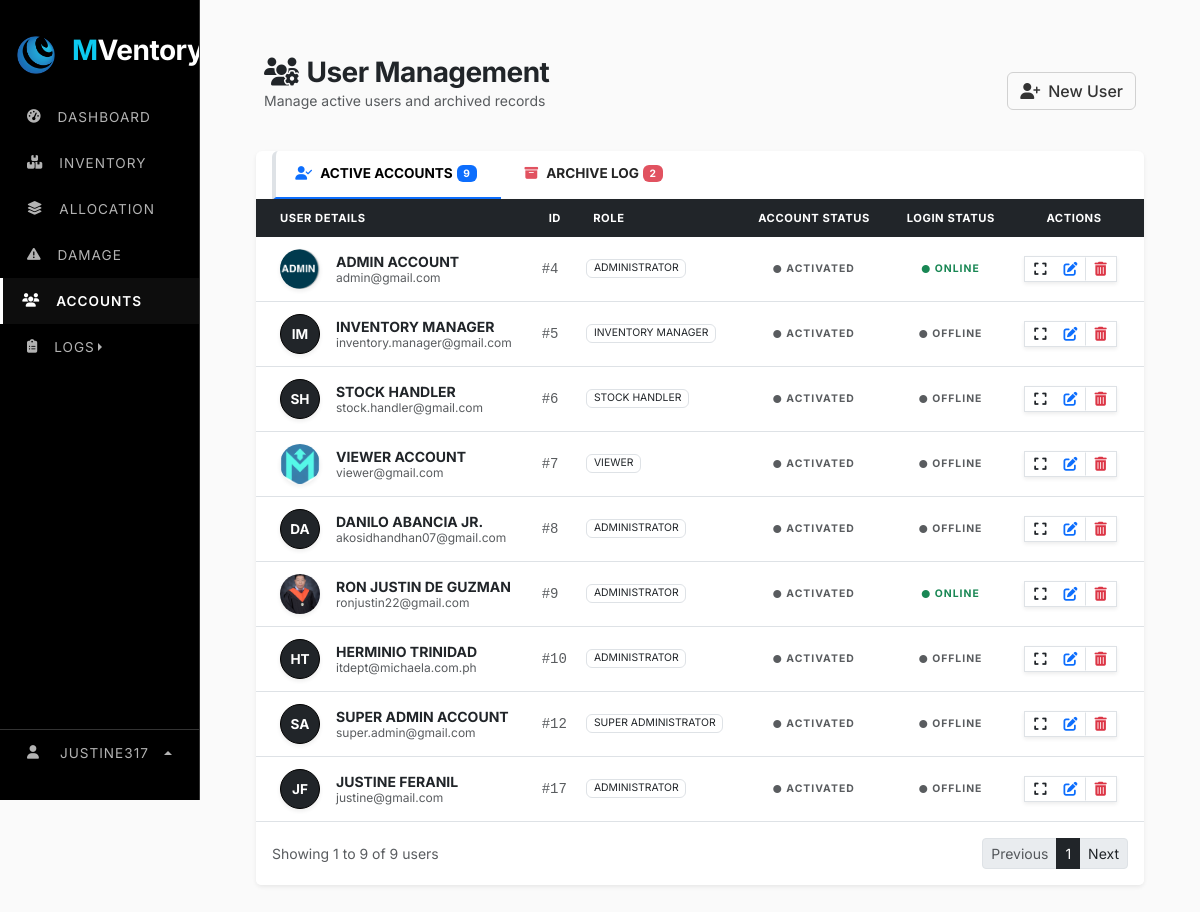
Page /web_content/accounts.php (signed in) on the committed database.
### tables this page shows
CREATE TABLE `system_settings` (
  `setting_key` varchar(100) NOT NULL,
  `setting_value` varchar(255) NOT NULL,
  `setting_type` enum('string','number','boolean','select') NOT NULL,
  `category` enum('general','inventory','notifications','security') NOT NULL,
  `description` varchar(255) DEFAULT NULL
);

CREATE TABLE `users` (
  `user_id` int(11) NOT NULL,
  `role_id` varchar(15) NOT NULL,
  `username` varchar(9999) NOT NULL,
  `first_name` varchar(100) NOT NULL,
  `last_name` varchar(100) NOT NULL,
  `phone` varchar(11) NOT NULL,
  `address` varchar(500) DEFAULT NULL,
  `role` varchar(30) NOT NULL,
  `status` varchar(20) NOT NULL DEFAULT 'active',
  `email` varchar(150) NOT NULL,
  `password` varchar(255) NOT NULL,
  `profile_image` varchar(999) NOT NULL,
  `is_active` tinyint(1) DEFAULT 1,
  `is_login` tinyint(1) NOT NULL,
  `last_login` datetime DEFAULT NULL,
  `created_at` timestamp NOT NULL DEFAULT current_timestamp(),
  `deleted_at` timestamp NULL DEFAULT NULL,
  `last_activity` datetime DEFAULT current_timestamp()
);

### web_content/accounts.php (the view, shortened to what the rows shown need)
<?php
include "../render/connection.php";
include "../src/cdn/cdn_links.php";
$limit = 10;
function get_offset($param, $limit) {
    $page = isset($_GET[$param]) && is_numeric($_GET[$param]) ? (int)$_GET[$param] : 1;
    return ($page < 1) ? 0 : ($page - 1) * $limit;
}
$offset = get_offset('page', $limit);
$user_result = $conn->query("SELECT * FROM USERS LIMIT $limit OFFSET $offset");
?>
<!doctype html>
<html lang="en">
    <head>
        <link rel="stylesheet" href="../src/style/main_style.css">
        <link rel="stylesheet" href="../src/style/accounts_style.css">
    </head>
    <body>
        <div class="row">
            <div class="col-lg-2">
                <?php include "../nav/sidebar_nav.php"; ?>
            </div>
            <div class="col">
                <div class="main-content">
                    <div class="container mt-4">
                        <div class="tab-content">
                            <div class="tab-pane fade show active" id="active-content">
                                <div class="card shadow-sm border-0 rounded-0 rounded-bottom">
                                    <div class="table-responsive">
                                        <table class="table table-hover align-middle mb-0">
                                            <thead class="table-dark">
                                                <tr>
                                                    <th class="ps-4 text-muted small">USER DETAILS</th>
                                                    <th class="text-muted small">ID</th>
                                                    <th class="text-muted small">ROLE</th>
                                                    <th class="text-muted small text-center">ACCOUNT STATUS</th>
                                                    <th class="text-muted small text-center">LOGIN STATUS</th>
                                                    <th class="text-center text-muted small pe-4">ACTIONS</th>
                                                </tr>
                                            </thead>
                                            <tbody>
                                                <?php while($row = $user_result->fetch_assoc()):
                                                    $initials = strtoupper(substr($row['first_name'],0,1).substr($row['last_name'],0,1));
                                                ?>
                                                <tr>
                                                    <td class="ps-4">
                                                        <div class="d-flex align-items-center py-1">
                                                            <?php if (!empty($row['profile_image']) && file_exists($row['profile_image'])): ?>
                                                                <img src="<?= $row['profile_image'] ?>" class="me-3 shadow-sm" style="width: 40px; height: 40px; object-fit: cover; border-radius: 5rem;">
                                                            <?php else: ?>
                                                                <div class="me-3 d-flex align-items-center justify-content-center bg-dark text-white fw-bold shadow-sm rounded-circle" style="width: 40px; height: 40px; font-size: 0.85rem; border: 1px solid #000;"><?= $initials ?></div>
                                                            <?php endif; ?>
                                                            <div>
                                                                <div class="fw-bold text-dark mb-0 small text-uppercase"><?= $row['first_name'].' '.$row['last_name'] ?></div>
                                                                <div class="text-muted" style="font-size: 0.75rem;"><?= $row['email'] ?></div>
                                                            </div>
                                                        </div>
                                                    </td>
                                                    <td><span class="text-muted font-monospace small">#<?= $row['user_id'] ?></span></td>
                                                    <td><span class="badge border text-dark fw-normal text-uppercase" style="font-size: 0.65rem;"><?= $row['role'] ?></span></td>
                                                    <td class="text-center">
                                                        <span class="fw-bold <?= ($row['status'] == 'ACTIVE') ? 'text-dark' : 'text-muted' ?>" style="font-size: 0.65rem; letter-spacing: 1px;">
                                                            <i class="fa-solid fa-circle me-1" style="font-size: 0.5rem;"></i><?= ($row['status'] == 'active') ? 'ACTIVATED' : 'DEACTIVATED' ?>
                                                        </span>
                                                    </td>
                                                    <td class="text-center">
                                                        <span class="fw-bold <?= ($row['is_login'] == 1) ? 'text-success status-pulse' : 'text-muted' ?>" style="font-size: 0.65rem; letter-spacing: 1px;">
                                                            <i class="fa-solid fa-circle me-1" style="font-size: 0.5rem;"></i><?= ($row['is_login'] == 1) ? 'ONLINE' : 'OFFLINE' ?>
                                                        </span>
                                                    </td>
                                                    <td class="text-center pe-4">
                                                        <div class="btn-group btn-group-sm border rounded-0 shadow-sm">
                                                            <button class="btn btn-link text-dark py-1"
                                                                    data-bs-toggle="modal"
                                                                    data-bs-target="#viewUserModal"
                                                                    data-id="<?= $row['user_id'] ?>"
                                                                    data-username="<?= $row['username'] ?>"
                                                                    data-fname="<?= $row['first_name'] ?>"
                                                                    data-lname="<?= $row['last_name'] ?>"
                                                                    data-email="<?= $row['email'] ?>"
                                                                    data-role="<?= $row['role'] ?>"
                                                                    data-status="<?= $row['status'] ?>"
                                                                    data-phone="<?= $row['phone'] ?>"
                                                                    data-address="<?= $row['address'] ?? 'No address provided' ?>"
                                                                    data-created="<?= date('M d, Y', strtotime($row['created_at'])) ?>"
                                                                    data-lastlogin="<?= $row['last_login'] ? date('M d, Y h:i A', strtotime($row['last_login'])) : 'Never' ?>"
                                                                    data-img="<?= $row['profile_image'] ?>"
                                                                    data-initials="<?= $initials ?>">
                                                                <i class="fa-solid fa-expand"></i>
                                                            </button>
                                                            <button type="button"
                                                                class="btn btn-sm btn-link "
                                                                data-bs-toggle="modal"
                                                                data-bs-target="#editUserModal"
                                                                data-id="<?= $row['user_id']; ?>"
                                                                data-username="<?= $row['username']; ?>"
                                                                data-status="<?= $row['status']; ?>">
                                                                <i class="fa-solid fa-pen-to-square"></i>
                                                            </button>
                                                            <button type="button"
                                                                class="btn btn-sm btn-link text-danger border-start"
                                                                data-bs-toggle="modal"
                                                                data-bs-target="#deleteUserModal"
                                                                data-id="<?= $row['user_id'] ?>"
                                                                data-username="<?= $row['username'] ?>"
                                                                data-fname="<?= $row['first_name'] ?>"
                                                                data-lname="<?= $row['last_name'] ?>"
                                                                data-email="<?= $row['email'] ?>"
                                                                data-role="<?= $row['role'] ?>"
                                                                data-status="<?= $row['status'] ?>"
                                                                data-phone="<?= $row['phone'] ?>"
                                                                data-address="<?= $row['address'] ?? 'No address provided' ?>"
                                                                data-created="<?= date('M d, Y', strtotime($row['created_at'])) ?>"
                                                                data-lastlogin="<?= $row['last_login'] ? date('M d, Y h:i A', strtotime($row['last_login'])) : 'Never' ?>"
                                                                data-img="<?= $row['profile_image'] ?>"
                                                                data-initials="<?= $initials ?>">
                                                                <i class="fa-solid fa-trash-can"></i>
                                                            </button>
                                                        </div>
                                                    </td>
                                                </tr>
                                                <?php endwhile; ?>
                                            </tbody>
                                        </table>
                                    </div>
                                </div>
                            </div>
                        </div>
                    </div>
                </div>
            </div>
        </div>
    </body>
</html>

### nav/sidebar_nav.php (shortened to what the rows shown need)
<?php
$app_name = "SELECT setting_value FROM system_settings WHERE setting_key = 'app_name'";
$result = $conn->query($app_name);
if ($result && $result->num_rows > 0) {
    $row = $result->fetch_assoc();
    $app_name_value = $row['setting_value'];
} else {
    $app_name_value = "MVentory";
}
$words = explode(" ", $app_name_value);
if (count($words) > 1) {
    $first_part = '<span class="text-info">' . htmlspecialchars($words[0]) . '</span>';
    array_shift($words);
    $second_part = htmlspecialchars(implode("", $words));
    $display_name = $first_part . $second_part;
} else {
    $display_name = htmlspecialchars($app_name_value);
}
$app_logo = "SELECT setting_value FROM system_settings WHERE setting_key = 'app_logo'";
$result_logo = $conn->query($app_logo);
if ($result_logo && $result_logo->num_rows > 0) {
    $row_logo = $result_logo->fetch_assoc();
    $app_logo_value = $row_logo['setting_value'];
} else {
    $app_logo_value = "default_logo.png";
}
?>
<link rel="stylesheet" href="../src/style/navbar_style.css">
<div class="sidebar-stark" id="sidebar">
    <div class="sidebar-header">
        <img src="../src/image/logo/<?php echo $app_logo_value; ?>" width="40" alt="Logo">
        <h3 class="ms-3 fw-bold text-white logo-text"><?php echo $display_name; ?></h3>
    </div>
</div>

### rows in the picture
system_settings: setting_value (picture)
system_settings: setting_value "M"
users: profile_image (picture), first_name "ADMIN", last_name "ACCOUNT", email "admin@gmail.com", user_id "4", role "ADMINISTRATOR", status "ACTIVATED", is_login "ONLINE"
users: initials "IM", first_name "INVENTORY", last_name "MANAGER", email "inventory.manager@gmail.com", user_id "5", role "INVENTORY MANAGER", status "ACTIVATED", is_login "OFFLINE"
users: initials "SH", first_name "STOCK", last_name "HANDLER", email "stock.handler@gmail.com", user_id "6", role "STOCK HANDLER", status "ACTIVATED", is_login "OFFLINE"
users: profile_image (picture), first_name "VIEWER", last_name "ACCOUNT", email "viewer@gmail.com", user_id "7", role "VIEWER", status "ACTIVATED", is_login "OFFLINE"
users: initials "DA", first_name "DANILO", last_name "ABANCIA JR.", email "akosidhandhan07@gmail.com", user_id "8", role "ADMINISTRATOR", status "ACTIVATED", is_login "OFFLINE"
users: profile_image (picture), first_name "RON JUSTIN", last_name "DE GUZMAN", email "ronjustin22@gmail.com", user_id "9", role "ADMINISTRATOR", status "ACTIVATED", is_login "ONLINE"
users: initials "HT", first_name "HERMINIO", last_name "TRINIDAD", email "itdept@michaela.com.ph", user_id "10", role "ADMINISTRATOR", status "ACTIVATED", is_login "OFFLINE"
users: initials "SA", first_name "SUPER ADMIN", last_name "ACCOUNT", email "super.admin@gmail.com", user_id "12", role "SUPER ADMINISTRATOR", status "ACTIVATED", is_login "OFFLINE"
users: initials "JF", first_name "JUSTINE", last_name "FERANIL", email "justine@gmail.com", user_id "17", role "ADMINISTRATOR", status "ACTIVATED", is_login "OFFLINE"

### other values in the picture
$_SESSION['username'] "JUSTINE317"
$total_active "9"
$total_archived "2"
$offset+1 "1"
min($offset+$limit, $total_active) "9"
$page "1"
